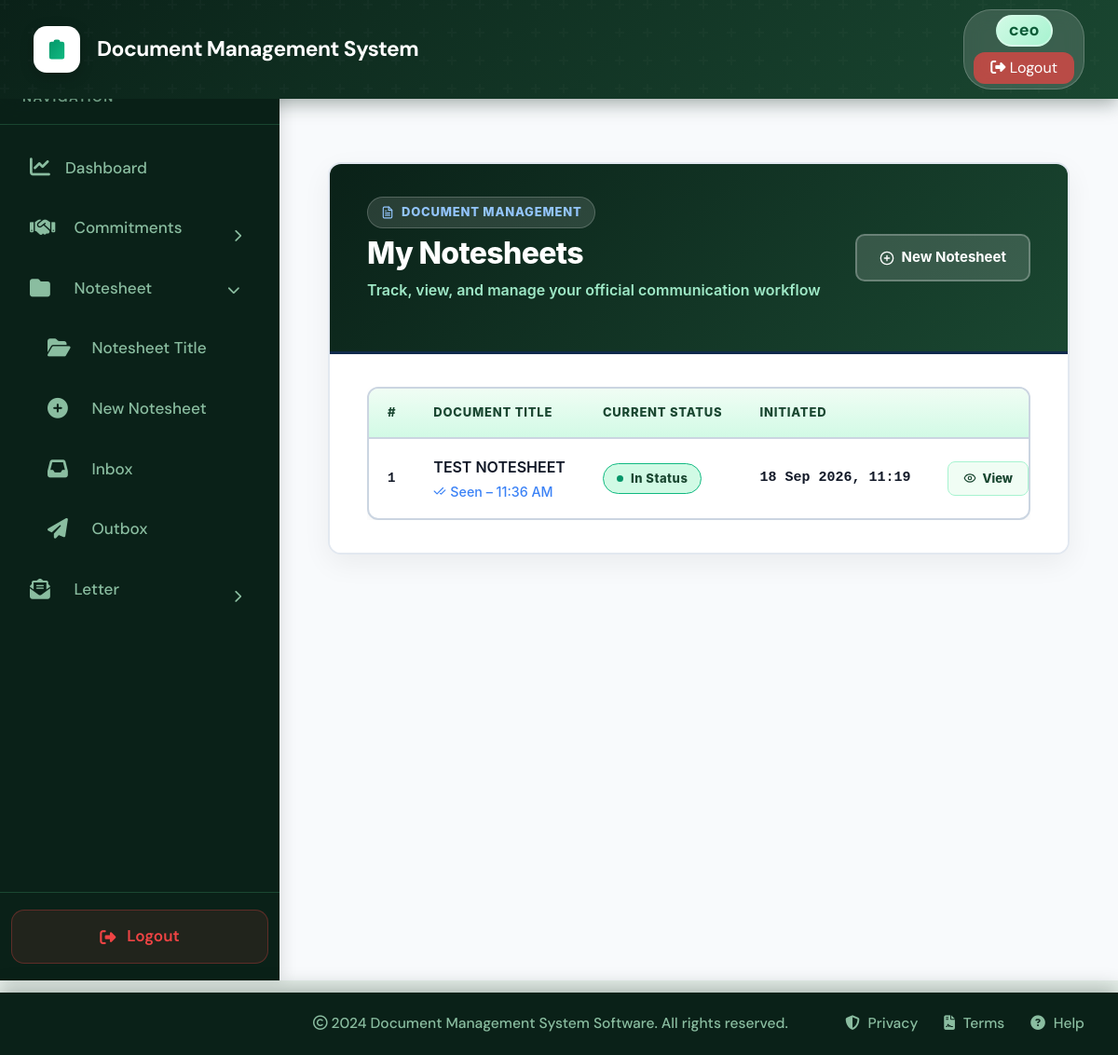
The app's page /notesheet/my/ (signed in) with its own data.
### core/models.py (models this page shows, shortened)
class Notesheet(models.Model):
    STATUS_CHOICES = (
        ('Pending', 'Pending'),
        ('In Progress', 'Seen'),
        ('Returned', 'Returned'),
        ('Completed', 'Completed'),
    )
    file = models.ForeignKey(File, on_delete=models.CASCADE, related_name='notesheets', null=True, blank=True)
    title = models.CharField(max_length=200, db_index=True)
    created_by = models.ForeignKey(User, on_delete=models.CASCADE, related_name="created_notesheets")
    current_holder = models.ForeignKey(User, on_delete=models.SET_NULL, null=True, blank=True, related_name="notesheets_in_hand")
    status = models.CharField(max_length=20, choices=STATUS_CHOICES, default="Pending", db_index=True)
    due_date = models.DateField(null=True, blank=True, db_index=True)
    is_seen = models.BooleanField(default=False)
    seen_at = models.DateTimeField(null=True, blank=True)
    created_at = models.DateTimeField(auto_now_add=True)
    updated_at = models.DateTimeField(auto_now=True)
    class Meta:
        ordering = ['-created_at']

### core/views.py (the view)
# urls.py: path('notesheet/my/', views.my_notesheets, name='my_notesheets'),
@login_required
def my_notesheets(request):
    task_notesheets = Task.objects.filter(assigned_to=request.user)
    notesheet_items = Notesheet.objects.filter(
        Q(current_holder=request.user) | Q(created_by=request.user)
    ).distinct()
    combined_notesheets = sorted(
        list(task_notesheets) + list(notesheet_items),
        key=lambda item: item.created_at,
        reverse=True
    )
    return render(request, "my_notesheets.html", {"notesheets": combined_notesheets})

### core/context_processors.py (called while the page is built)
def notifications_processor(request):
    if request.user.is_authenticated:
        unread_notifications = Notification.objects.filter(recipient=request.user, is_read=False)[:5]
        unread_count = Notification.objects.filter(recipient=request.user, is_read=False).count()
        return {
            'unread_notifications': unread_notifications,
            'unread_notifications_count': unread_count
        }
    return {}

### core/models.py (called while the page is built)
    def __eq__(self, other):
        if isinstance(other, str):
            return self.code == other or self.category == other or self.name == other
        return super().__eq__(other)

### core/templates/my_notesheets.html (shortened to what this page needs)
{% extends 'base.html' %}
{% load static %}
{% block content %}
<div class="page-container">
  <main>
    <article class="dashboard-card" aria-labelledby="dashboard-title">
      <header class="card-header col-12">
        <div class="ns-header-content">
          <div class="header-badge">
            Document Management
          </div>
          <h1 id="dashboard-title" class="header-title">
            My Notesheets
          </h1>
          <p class="header-subtitle">Track, view, and manage your official communication workflow</p>
        </div>
        <a href="{% url 'initiate_notesheet' %}" class="btn-primary">
          <svg class="btn-primary__icon" viewBox="0 0 24 24" fill="none" stroke="currentColor" stroke-width="2"
            stroke-linecap="round" stroke-linejoin="round" aria-hidden="true">
            <circle cx="12" cy="12" r="10" />
            <line x1="12" y1="8" x2="12" y2="16" />
            <line x1="8" y1="12" x2="16" y2="12" />
          </svg>
          <span>New Notesheet</span>
        </a>
      </header>
      <div class="card-body">
        {% if notesheets %}
        <div class="table-responsive">
          <div class="table-container">
            <table class="data-table">
              <thead>
                <tr>
                  <th scope="col">#</th>
                  <th scope="col">Document Title</th>
                  <th scope="col">Current Status</th>
                  <th scope="col">Initiated</th>
                  <th scope="col">
                  </th>
                </tr>
              </thead>
              <tbody>
                {% for note in notesheets %}
                <tr style="animation-delay: {{ forloop.counter0 }}00ms">
                  <td class="cell-index">{{ forloop.counter }}</td>
                  <td class="cell-title">
                    <div title="{{ note.title }}" style="font-weight: 600; color: var(--color-primary-900);">{{ note.title }}</div>
                    <div
                      style="font-size: 0.75rem; color: var(--color-gray-500); margin-top: 4px; display: flex; align-items: center; gap: 4px;">
                      {% if note.is_seen %}
                      <svg width="14" height="14" viewBox="0 0 24 24" fill="none" stroke="currentColor" stroke-width="2"
                        stroke-linecap="round" stroke-linejoin="round" style="color: #3b82f6;">
                        <path d="M18 6 7 17l-5-5" />
                        <path d="m22 10-7.5 7.5L13 16" />
                      </svg>
                      <span style="color: #3b82f6; font-weight: 500;">
                        Seen – {{ note.seen_at|date:"h:i A" }}
                      </span>
                      {% else %}
                      <svg width="14" height="14" viewBox="0 0 24 24" fill="none" stroke="currentColor" stroke-width="2"
                        stroke-linecap="round" stroke-linejoin="round">
                        <polyline points="20 6 9 17 4 12"></polyline>
                      </svg>
                      <span>Sent</span>
                      {% endif %}
                    </div>
                  </td>
                  <td>
                    {% with display_status=note.get_status_display|lower %}
                    {% if display_status == 'pending' %}
                    <span class="status-badge status-badge--pending">
                      Pending
                    </span>
                    <!-- {% elif display_status == 'seen' or display_status == 'in progress' or display_status == 'in status'
                    %} -->
                    <span class="status-badge status-badge--in-status">
                      In Status
                    </span>
                    {% elif display_status == 'approved' %}
                    <span class="status-badge status-badge--approved">
                      Approved
                    </span>
                    {% elif display_status == 'forwarded' %}
                    <span class="status-badge status-badge--forwarded">
                      Forwarded
                    </span>
                    {% elif display_status == 'rejected' %}
                    <span class="status-badge status-badge--rejected">
                      Rejected
                    </span>
                    {% else %}
                    <span class="status-badge status-badge--default">
                      In Status
                    </span>
                    {% endif %}
                    {% endwith %}
                  </td>
                  <td class="cell-date">
                    <time datetime="{{ note.created_at|date:'c' }}">
                      {{ note.created_at|date:"d M Y, H:i" }}
                    </time>
                  </td>
                  <td class="cell-actions">
                    <div class="action-stack">
                      <a href="{% url 'view_notesheet' note.id %}" class="btn-action btn-action--view"
                        aria-label="View {{ note.title }}">
                        <svg class="btn-action__icon" viewBox="0 0 24 24" fill="none" stroke="currentColor"
                          stroke-width="2" stroke-linecap="round" stroke-linejoin="round" aria-hidden="true">
                          <path d="M2 12s3-7 10-7 10 7 10 7-3 7-10 7-10-7-10-7Z" />
                          <circle cx="12" cy="12" r="3" />
                        </svg>
                        <span>View</span>
                      </a>
                    </div>
                  </td>
                </tr>
                {% endfor %}
              </tbody>
            </table>
          </div>
        </div>
        {% endif %}
      </div>
    </article>
  </main>
</div>
{% endblock %}

### core/templates/base.html (style rules this page uses)
:root { --primary-color: #10b981; --primary-dark: #059669; --primary-light: #34d399; --secondary-color: #1a4731; --dark-bg: #0d2b1e; --sidebar-bg: #0a2118; --hover-bg: #1a4731; --text-light: #8abda0; --text-dark: #0d2b1e; --border-color: #1a4731; --success: #10b981; --warning: #f59e0b; --danger: #ef4444; --info: #06b6d4; }
* { margin: 0; padding: 0; box-sizing: border-box; }
html { font-size: 19px; }
body { font-family: 'DM Sans', -apple-system, BlinkMacSystemFont, 'Segoe UI', sans-serif; background-color: #e8f0eb; min-height: 100vh; display: flex; flex-direction: column; font-size: 1rem; }

### records on screen
Notesheet: title "TEST NOTESHEET", seen_at "11:36 AM", created_at "18 Sep 2026, 11:19"
